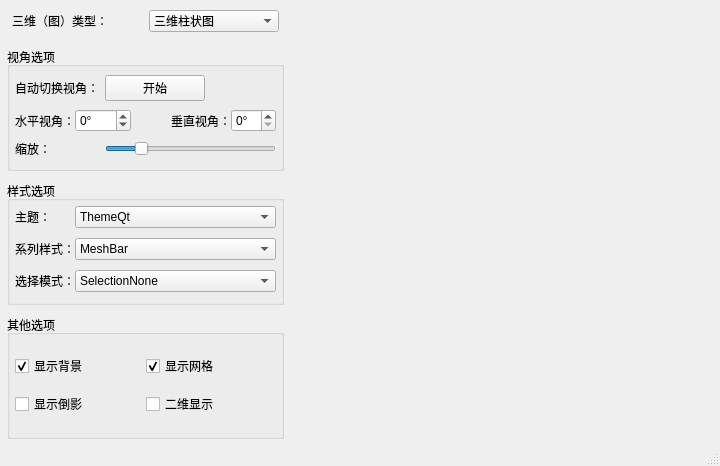
<?xml version="1.0" encoding="UTF-8"?>
<ui version="4.0">
 <class>CMainWindow</class>
 <widget class="QMainWindow" name="CMainWindow">
  <property name="geometry">
   <rect>
    <x>0</x>
    <y>0</y>
    <width>720</width>
    <height>466</height>
   </rect>
  </property>
  <property name="windowTitle">
   <string>CMainWindow</string>
  </property>
  <widget class="QWidget" name="centralWidget">
   <layout class="QHBoxLayout" name="horizontalLayout_3" stretch="0,1">
    <property name="spacing">
     <number>0</number>
    </property>
    <property name="leftMargin">
     <number>0</number>
    </property>
    <property name="topMargin">
     <number>0</number>
    </property>
    <property name="rightMargin">
     <number>0</number>
    </property>
    <property name="bottomMargin">
     <number>0</number>
    </property>
    <item>
     <layout class="QVBoxLayout" name="verticalLayout_2" stretch="0,1,1,1">
      <property name="spacing">
       <number>10</number>
      </property>
      <property name="leftMargin">
       <number>7</number>
      </property>
      <property name="topMargin">
       <number>5</number>
      </property>
      <property name="rightMargin">
       <number>10</number>
      </property>
      <property name="bottomMargin">
       <number>5</number>
      </property>
      <item>
       <layout class="QHBoxLayout" name="horizontalLayout_2">
        <property name="leftMargin">
         <number>5</number>
        </property>
        <property name="topMargin">
         <number>5</number>
        </property>
        <property name="rightMargin">
         <number>5</number>
        </property>
        <property name="bottomMargin">
         <number>5</number>
        </property>
        <item>
         <widget class="QLabel" name="label">
          <property name="text">
           <string>三维（图）类型：</string>
          </property>
         </widget>
        </item>
        <item>
         <widget class="QComboBox" name="typeComboBox">
          <item>
           <property name="text">
            <string>三维柱状图</string>
           </property>
          </item>
          <item>
           <property name="text">
            <string>三维散点图</string>
           </property>
          </item>
          <item>
           <property name="text">
            <string>三维曲面图</string>
           </property>
          </item>
         </widget>
        </item>
       </layout>
      </item>
      <item>
       <widget class="QGroupBox" name="groupBox">
        <property name="title">
         <string>视角选项</string>
        </property>
        <layout class="QGridLayout" name="gridLayout">
         <property name="leftMargin">
          <number>5</number>
         </property>
         <property name="topMargin">
          <number>5</number>
         </property>
         <property name="rightMargin">
          <number>5</number>
         </property>
         <property name="bottomMargin">
          <number>5</number>
         </property>
         <property name="verticalSpacing">
          <number>5</number>
         </property>
         <item row="0" column="0">
          <widget class="QLabel" name="label_2">
           <property name="text">
            <string>自动切换视角：</string>
           </property>
          </widget>
         </item>
         <item row="0" column="1">
          <widget class="QPushButton" name="autoSwitchAngleBtn">
           <property name="maximumSize">
            <size>
             <width>100</width>
             <height>16777215</height>
            </size>
           </property>
           <property name="text">
            <string>开始</string>
           </property>
           <property name="checkable">
            <bool>true</bool>
           </property>
          </widget>
         </item>
         <item row="1" column="0" colspan="2">
          <layout class="QHBoxLayout" name="horizontalLayout">
           <property name="spacing">
            <number>0</number>
           </property>
           <item>
            <widget class="QLabel" name="label_3">
             <property name="text">
              <string>水平视角：</string>
             </property>
            </widget>
           </item>
           <item>
            <widget class="QSpinBox" name="horAngleSpinBox">
             <property name="suffix">
              <string>°</string>
             </property>
             <property name="prefix">
              <string/>
             </property>
             <property name="minimum">
              <number>-180</number>
             </property>
             <property name="maximum">
              <number>180</number>
             </property>
             <property name="singleStep">
              <number>5</number>
             </property>
             <property name="DirectionType" stdset="0">
              <number>0</number>
             </property>
            </widget>
           </item>
           <item>
            <spacer name="horizontalSpacer">
             <property name="orientation">
              <enum>Qt::Horizontal</enum>
             </property>
             <property name="sizeHint" stdset="0">
              <size>
               <width>40</width>
               <height>20</height>
              </size>
             </property>
            </spacer>
           </item>
           <item>
            <widget class="QLabel" name="label_4">
             <property name="text">
              <string>垂直视角：</string>
             </property>
            </widget>
           </item>
           <item>
            <widget class="QSpinBox" name="verAngleSpinBox">
             <property name="suffix">
              <string>°</string>
             </property>
             <property name="prefix">
              <string/>
             </property>
             <property name="maximum">
              <number>90</number>
             </property>
             <property name="singleStep">
              <number>5</number>
             </property>
             <property name="DirectionType" stdset="0">
              <number>1</number>
             </property>
            </widget>
           </item>
          </layout>
         </item>
         <item row="2" column="0">
          <widget class="QLabel" name="label_5">
           <property name="text">
            <string>缩放：</string>
           </property>
          </widget>
         </item>
         <item row="2" column="1">
          <widget class="QSlider" name="scaleSlider">
           <property name="minimum">
            <number>10</number>
           </property>
           <property name="maximum">
            <number>500</number>
           </property>
           <property name="value">
            <number>100</number>
           </property>
           <property name="orientation">
            <enum>Qt::Horizontal</enum>
           </property>
          </widget>
         </item>
        </layout>
       </widget>
      </item>
      <item>
       <widget class="QGroupBox" name="groupBox_2">
        <property name="title">
         <string>样式选项</string>
        </property>
        <layout class="QFormLayout" name="formLayout">
         <property name="horizontalSpacing">
          <number>0</number>
         </property>
         <property name="verticalSpacing">
          <number>10</number>
         </property>
         <property name="leftMargin">
          <number>5</number>
         </property>
         <property name="topMargin">
          <number>5</number>
         </property>
         <property name="rightMargin">
          <number>5</number>
         </property>
         <property name="bottomMargin">
          <number>5</number>
         </property>
         <item row="0" column="0">
          <widget class="QLabel" name="label_6">
           <property name="text">
            <string>主题：</string>
           </property>
          </widget>
         </item>
         <item row="0" column="1">
          <widget class="QComboBox" name="themeComboBox">
           <item>
            <property name="text">
             <string>ThemeQt</string>
            </property>
           </item>
           <item>
            <property name="text">
             <string>ThemePrimaryColors</string>
            </property>
           </item>
           <item>
            <property name="text">
             <string>ThemeDigia</string>
            </property>
           </item>
           <item>
            <property name="text">
             <string>ThemeStoneMoss</string>
            </property>
           </item>
           <item>
            <property name="text">
             <string>ThemeArmyBlue</string>
            </property>
           </item>
           <item>
            <property name="text">
             <string>ThemeRetro</string>
            </property>
           </item>
           <item>
            <property name="text">
             <string>ThemeEbony</string>
            </property>
           </item>
           <item>
            <property name="text">
             <string>ThemeIsabelle</string>
            </property>
           </item>
           <item>
            <property name="text">
             <string>ThemeUserDefined</string>
            </property>
           </item>
          </widget>
         </item>
         <item row="1" column="0">
          <widget class="QLabel" name="label_7">
           <property name="text">
            <string>系列样式：</string>
           </property>
          </widget>
         </item>
         <item row="1" column="1">
          <widget class="QComboBox" name="seriesStyleComboBox">
           <item>
            <property name="text">
             <string>MeshBar</string>
            </property>
           </item>
           <item>
            <property name="text">
             <string>MeshCube</string>
            </property>
           </item>
           <item>
            <property name="text">
             <string>MeshPyramid</string>
            </property>
           </item>
           <item>
            <property name="text">
             <string>MeshCone</string>
            </property>
           </item>
           <item>
            <property name="text">
             <string>MeshCylinder</string>
            </property>
           </item>
           <item>
            <property name="text">
             <string>MeshBevelBar</string>
            </property>
           </item>
           <item>
            <property name="text">
             <string>MeshBevelCube</string>
            </property>
           </item>
           <item>
            <property name="text">
             <string>MeshSphere</string>
            </property>
           </item>
           <item>
            <property name="text">
             <string>MeshMinimal</string>
            </property>
           </item>
           <item>
            <property name="text">
             <string>MeshArrow</string>
            </property>
           </item>
           <item>
            <property name="text">
             <string>MeshPoint</string>
            </property>
           </item>
          </widget>
         </item>
         <item row="2" column="0">
          <widget class="QLabel" name="label_8">
           <property name="text">
            <string>选择模式：</string>
           </property>
          </widget>
         </item>
         <item row="2" column="1">
          <widget class="QComboBox" name="selectModeComboBox">
           <item>
            <property name="text">
             <string>SelectionNone</string>
            </property>
           </item>
           <item>
            <property name="text">
             <string>SelectionItem</string>
            </property>
           </item>
           <item>
            <property name="text">
             <string>SelectionRow</string>
            </property>
           </item>
           <item>
            <property name="text">
             <string>SelectionItemAndRow</string>
            </property>
           </item>
           <item>
            <property name="text">
             <string>SelectionColumn</string>
            </property>
           </item>
           <item>
            <property name="text">
             <string>SelectionItemAndColumn</string>
            </property>
           </item>
           <item>
            <property name="text">
             <string>SelectionRowAndColumn</string>
            </property>
           </item>
           <item>
            <property name="text">
             <string>SelectionItemRowAndColumn</string>
            </property>
           </item>
           <item>
            <property name="text">
             <string>SelectionSlice</string>
            </property>
           </item>
           <item>
            <property name="text">
             <string>SelectionMultiSeries</string>
            </property>
           </item>
          </widget>
         </item>
        </layout>
       </widget>
      </item>
      <item>
       <widget class="QGroupBox" name="groupBox_3">
        <property name="title">
         <string>其他选项</string>
        </property>
        <layout class="QGridLayout" name="gridLayout_3">
         <property name="leftMargin">
          <number>5</number>
         </property>
         <property name="topMargin">
          <number>5</number>
         </property>
         <property name="rightMargin">
          <number>5</number>
         </property>
         <property name="bottomMargin">
          <number>5</number>
         </property>
         <property name="spacing">
          <number>0</number>
         </property>
         <item row="0" column="0">
          <widget class="QCheckBox" name="showBgCheckBox">
           <property name="text">
            <string>显示背景</string>
           </property>
           <property name="checked">
            <bool>true</bool>
           </property>
           <property name="OptionType" stdset="0">
            <number>0</number>
           </property>
           <attribute name="buttonGroup">
            <string notr="true">otherOptionGroup</string>
           </attribute>
          </widget>
         </item>
         <item row="0" column="1">
          <widget class="QCheckBox" name="showGridCheckBox">
           <property name="text">
            <string>显示网格</string>
           </property>
           <property name="checked">
            <bool>true</bool>
           </property>
           <property name="OptionType" stdset="0">
            <number>1</number>
           </property>
           <attribute name="buttonGroup">
            <string notr="true">otherOptionGroup</string>
           </attribute>
          </widget>
         </item>
         <item row="1" column="0">
          <widget class="QCheckBox" name="showReflectionCheckBox">
           <property name="text">
            <string>显示倒影</string>
           </property>
           <property name="OptionType" stdset="0">
            <number>2</number>
           </property>
           <attribute name="buttonGroup">
            <string notr="true">otherOptionGroup</string>
           </attribute>
          </widget>
         </item>
         <item row="1" column="1">
          <widget class="QCheckBox" name="twoDimenCheckBox">
           <property name="text">
            <string>二维显示</string>
           </property>
           <property name="OptionType" stdset="0">
            <number>3</number>
           </property>
           <attribute name="buttonGroup">
            <string notr="true">otherOptionGroup</string>
           </attribute>
          </widget>
         </item>
        </layout>
       </widget>
      </item>
     </layout>
    </item>
    <item>
     <widget class="QStackedWidget" name="stackedWidget"/>
    </item>
   </layout>
  </widget>
  <widget class="QMenuBar" name="menuBar">
   <property name="geometry">
    <rect>
     <x>0</x>
     <y>0</y>
     <width>720</width>
     <height>23</height>
    </rect>
   </property>
  </widget>
  <widget class="QStatusBar" name="statusBar"/>
 </widget>
 <layoutdefault spacing="6" margin="11"/>
 <resources/>
 <connections>
  <connection>
   <sender>horAngleSpinBox</sender>
   <signal>valueChanged(int)</signal>
   <receiver>CMainWindow</receiver>
   <slot>on_angleValueChange(int)</slot>
   <hints>
    <hint type="sourcelabel">
     <x>110</x>
     <y>130</y>
    </hint>
    <hint type="destinationlabel">
     <x>-83</x>
     <y>239</y>
    </hint>
   </hints>
  </connection>
  <connection>
   <sender>verAngleSpinBox</sender>
   <signal>valueChanged(int)</signal>
   <receiver>CMainWindow</receiver>
   <slot>on_angleValueChange(int)</slot>
   <hints>
    <hint type="sourcelabel">
     <x>273</x>
     <y>131</y>
    </hint>
    <hint type="destinationlabel">
     <x>-157</x>
     <y>269</y>
    </hint>
   </hints>
  </connection>
 </connections>
 <slots>
  <slot>on_angleValueChange(int)</slot>
 </slots>
 <buttongroups>
  <buttongroup name="otherOptionGroup">
   <property name="exclusive">
    <bool>false</bool>
   </property>
  </buttongroup>
 </buttongroups>
</ui>
